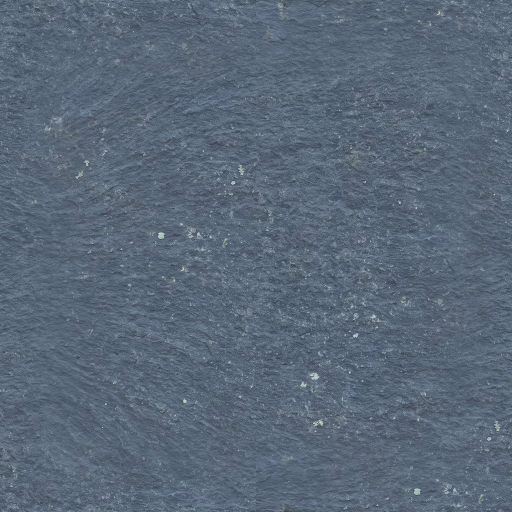
#> input picture game/slate.jpg, 1024 x 1024 px, given in place of slate.png, which was not available (shown at 1/2 size)
$ python pack_slate.py
#> lines starting #> are read from the running program, lines starting #| are printed output that depends on the picture
### pipeline/planks/pack.py
# Fal wood scans -> seamless (wraps both ways) 2048x1024 textures for the per-board plank shader
from PIL import Image
import numpy as np
def seamless(a,b=0.2):
    h,w,_=a.shape;o=np.roll(np.roll(a,h//2,0),w//2,1)
    y=np.minimum(np.arange(h),h-1-np.arange(h))/(h*b);x=np.minimum(np.arange(w),w-1-np.arange(w))/(w*b)
    m=np.clip(np.minimum.outer(np.clip(y,0,1),np.clip(x,0,1)),0,1)[...,None];m=m*m*(3-2*m)
    return a*m+o*(1-m)
# [9 lines that do not run on import are left out]

### pipeline/planks/pack_slate.py
# Fal slate + moss scans -> seamless textures for the roof shingle shader
from PIL import Image,ImageFilter
import numpy as np
from pack import seamless
for k,out,crop,size in [('slate','../../game/slate.jpg',(.1,.1,.9,.9),1024),('moss','../../game/moss.jpg',(.15,.2,.75,.8),512)]:
    im=Image.open(k+'.png').convert('RGB');W,H=im.size;im=im.crop((int(crop[0]*W),int(crop[1]*H),int(crop[2]*W),int(crop[3]*H))).resize((size,size),Image.LANCZOS)
#> further down, im is the input picture: PIL image 1024x1024 RGB; mean R, G, B 89, 103.9, 120
#> after `W, H = im.size`: W = 1024; H = 1024
#> after `im = im.crop((int(crop[0] * W), int(crop[1] * H), int(crop[2] * W), in`:
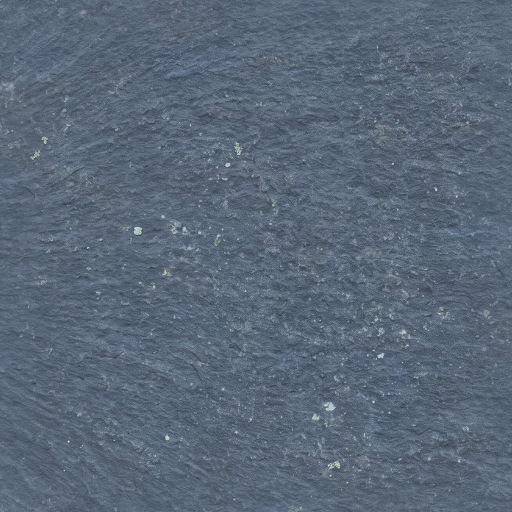
#> im: PIL image 1024x1024 RGB (shown at 1/2 size); mean R, G, B 89, 103.9, 119.9
    a=np.asarray(im).astype(float);blur=np.asarray(im.filter(ImageFilter.GaussianBlur(size//8))).astype(float)
#> after `blur = np.asarray(im.filter(ImageFilter.GaussianBlur(size // 8))).asty`:
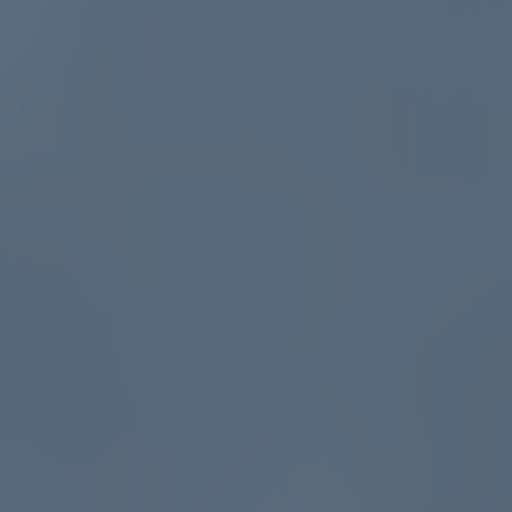
#> blur: shape (1024, 1024, 3) float64 (shown at 1/2 size); mean R, G, B 89.1, 104, 120
    a=a/np.maximum(blur,1)*blur.mean(axis=(0,1))
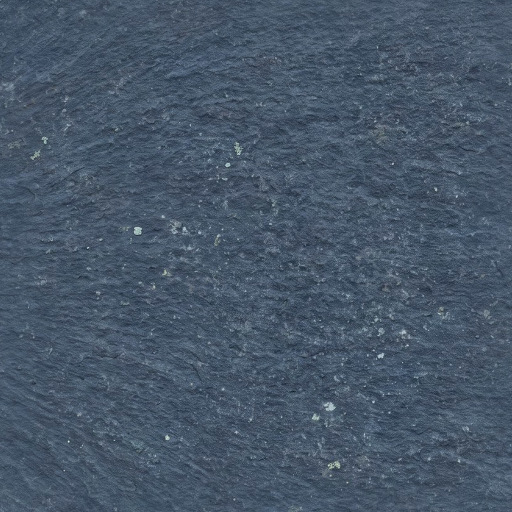
#> a: shape (1024, 1024, 3) float64 (shown at 1/2 size); mean R, G, B 89, 103.9, 119.9; drawn with min black and max white
    Image.fromarray(seamless(a).clip(0,255).astype('uint8')).save(out,quality=85,optimize=True,progressive=True)
#> in seamless, `o = np.roll(np.roll(a, h // 2, 0), w // 2, 1)`:
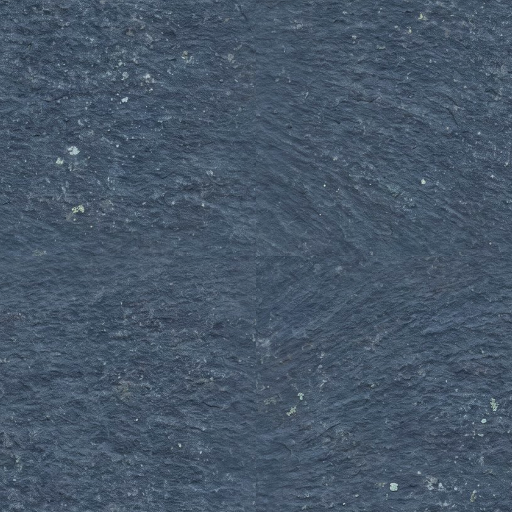
#> o: shape (1024, 1024, 3) float64 (shown at 1/2 size); mean R, G, B 89, 103.9, 119.9; drawn with min black and max white
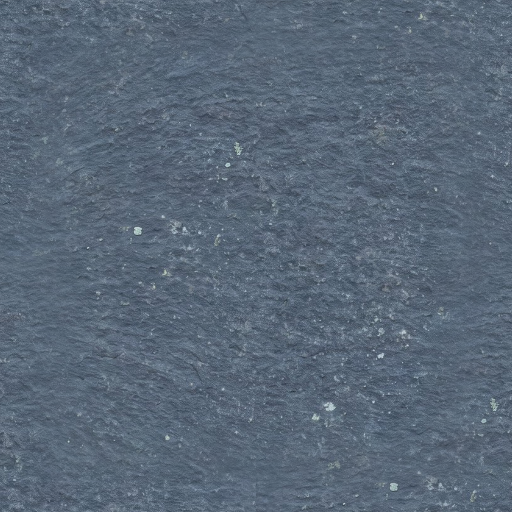
#> saved as slate.jpg: PIL image 1024x1024 RGB (shown at 1/2 size); mean R, G, B 88.8, 103.4, 119.4
#> pass 2 of the loop `for k,out,crop,size in [('slate','../../game/slate.jpg',(.1,.1,.9,.9),..`:
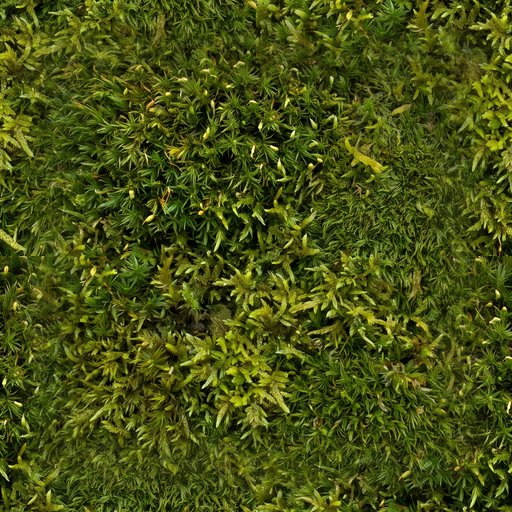
#> input picture game/moss.jpg, 512 x 512 px, given in place of moss.png, which was not available
#> im is the input picture: PIL image 512x512 RGB; mean R, G, B 71.6, 81.2, 20.5
#> blur: shape (512, 512, 3) float64
#> in seamless (call 2), `o = np.roll(np.roll(a, h // 2, 0), w // 2, 1)`:
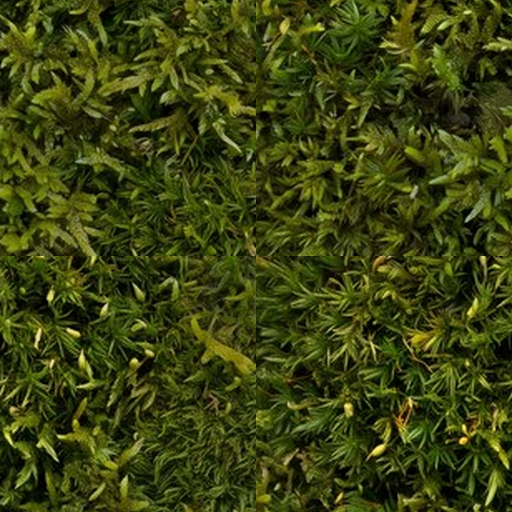
#> o: shape (512, 512, 3) float64; mean R, G, B 71.1, 80.3, 21.1; drawn with min black and max white
#> `Image.fromarray(seamless(a).clip(0,255).astype('uint8')).save(out,qual..`:
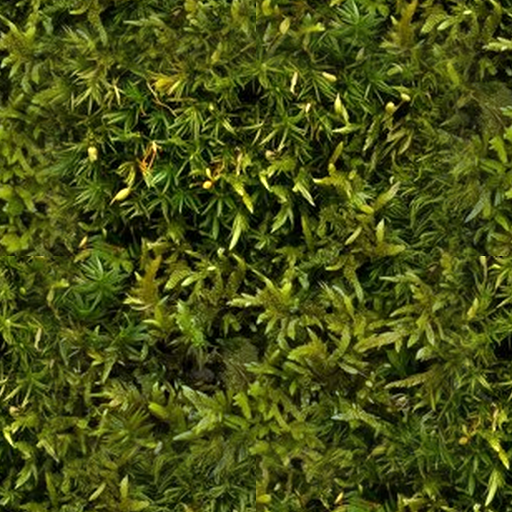
#> saved as moss.jpg: PIL image 512x512 RGB; mean R, G, B 70.9, 80.2, 21
